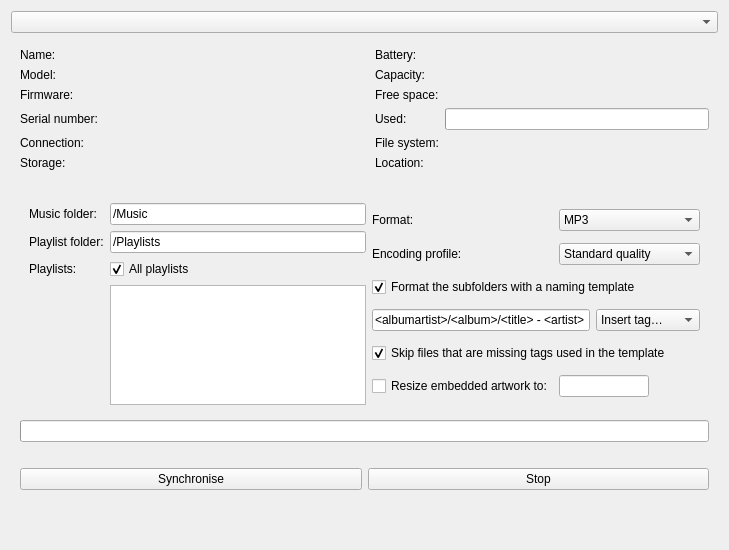
      <widget class="QWidget" name="devicesTab">
       <attribute name="icon">
        <iconset>
         <normalon>../assets/external_device.svg</normalon>
        </iconset>
       </attribute>
       <attribute name="title">
        <string>Devices</string>
       </attribute>
       <layout class="QVBoxLayout" name="devicesTabLayout">
        <item>
         <widget class="QComboBox" name="deviceCombo">
          <property name="placeholderText">
           <string>No devices connected</string>
          </property>
         </widget>
        </item>
        <item>
         <widget class="QWidget" name="deviceInfoPanel" native="true">
          <layout class="QGridLayout" name="deviceInfoForm" columnstretch="0,1,0,1">
           <item row="0" column="0">
            <widget class="QLabel" name="deviceInfoNameLabel">
             <property name="text">
              <string>Name:</string>
             </property>
            </widget>
           </item>
           <item row="0" column="1">
            <widget class="QLabel" name="deviceInfoName"/>
           </item>
           <item row="0" column="2">
            <widget class="QLabel" name="deviceInfoBatteryLabel">
             <property name="text">
              <string>Battery:</string>
             </property>
            </widget>
           </item>
           <item row="0" column="3">
            <widget class="QLabel" name="deviceInfoBattery"/>
           </item>
           <item row="1" column="0">
            <widget class="QLabel" name="deviceInfoModelLabel">
             <property name="text">
              <string>Model:</string>
             </property>
            </widget>
           </item>
           <item row="1" column="1">
            <widget class="QLabel" name="deviceInfoModel"/>
           </item>
           <item row="1" column="2">
            <widget class="QLabel" name="deviceInfoCapacityLabel">
             <property name="text">
              <string>Capacity:</string>
             </property>
            </widget>
           </item>
           <item row="1" column="3">
            <widget class="QLabel" name="deviceInfoCapacity"/>
           </item>
           <item row="2" column="0">
            <widget class="QLabel" name="deviceInfoFirmwareLabel">
             <property name="text">
              <string>Firmware:</string>
             </property>
            </widget>
           </item>
           <item row="2" column="1">
            <widget class="QLabel" name="deviceInfoFirmware"/>
           </item>
           <item row="2" column="2">
            <widget class="QLabel" name="deviceInfoFreeLabel">
             <property name="text">
              <string>Free space:</string>
             </property>
            </widget>
           </item>
           <item row="2" column="3">
            <widget class="QLabel" name="deviceInfoFree"/>
           </item>
           <item row="3" column="0">
            <widget class="QLabel" name="deviceInfoSerialLabel">
             <property name="text">
              <string>Serial number:</string>
             </property>
            </widget>
           </item>
           <item row="3" column="1">
            <widget class="QLabel" name="deviceInfoSerial"/>
           </item>
           <item row="3" column="2">
            <widget class="QLabel" name="deviceInfoSpaceLabel">
             <property name="text">
              <string>Used:</string>
             </property>
            </widget>
           </item>
           <item row="3" column="3">
            <widget class="QProgressBar" name="deviceSpaceBar"/>
           </item>
           <item row="4" column="0">
            <widget class="QLabel" name="deviceInfoConnectionLabel">
             <property name="text">
              <string>Connection:</string>
             </property>
            </widget>
           </item>
           <item row="4" column="1">
            <widget class="QLabel" name="deviceInfoConnection"/>
           </item>
           <item row="4" column="2">
            <widget class="QLabel" name="deviceInfoFileSystemLabel">
             <property name="text">
              <string>File system:</string>
             </property>
            </widget>
           </item>
           <item row="4" column="3">
            <widget class="QLabel" name="deviceInfoFileSystem"/>
           </item>
           <item row="5" column="0">
            <widget class="QLabel" name="deviceInfoStorageLabel">
             <property name="text">
              <string>Storage:</string>
             </property>
            </widget>
           </item>
           <item row="5" column="1">
            <widget class="QLabel" name="deviceInfoStorage"/>
           </item>
           <item row="5" column="2">
            <widget class="QLabel" name="deviceInfoLocationLabel">
             <property name="text">
              <string>Location:</string>
             </property>
            </widget>
           </item>
           <item row="5" column="3">
            <widget class="QLabel" name="deviceInfoLocation"/>
           </item>
          </layout>
         </widget>
        </item>
        <item>
         <widget class="QWidget" name="syncPanel" native="true">
          <layout class="QVBoxLayout" name="syncPanelLayout">
           <item>
            <widget class="QWidget" name="syncOptions" native="true">
             <layout class="QHBoxLayout" name="syncColumns">
              <item>
               <layout class="QGridLayout" name="syncLeftColumn">
                <item row="0" column="0">
                 <widget class="QLabel" name="syncMusicFolderLabel">
                  <property name="text">
                   <string>Music folder:</string>
                  </property>
                 </widget>
                </item>
                <item row="0" column="1">
                 <widget class="QLineEdit" name="syncMusicFolder">
                  <property name="text">
                   <string>/Music</string>
                  </property>
                 </widget>
                </item>
                <item row="1" column="0">
                 <widget class="QLabel" name="syncPlaylistFolderLabel">
                  <property name="text">
                   <string>Playlist folder:</string>
                  </property>
                 </widget>
                </item>
                <item row="1" column="1">
                 <widget class="QLineEdit" name="syncPlaylistFolder">
                  <property name="text">
                   <string>/Playlists</string>
                  </property>
                 </widget>
                </item>
                <item row="2" column="0">
                 <widget class="QLabel" name="syncPlaylistsLabel">
                  <property name="text">
                   <string>Playlists:</string>
                  </property>
                 </widget>
                </item>
                <item row="2" column="1">
                 <widget class="QCheckBox" name="syncAllPlaylists">
                  <property name="text">
                   <string>All playlists</string>
                  </property>
                  <property name="checked">
                   <bool>true</bool>
                  </property>
                 </widget>
                </item>
                <item row="3" column="1">
                 <widget class="QListWidget" name="syncPlaylistList">
                  <property name="maximumSize">
                   <size>
                    <width>16777215</width>
                    <height>120</height>
                   </size>
                  </property>
                 </widget>
                </item>
               </layout>
              </item>
              <item>
               <layout class="QGridLayout" name="syncRightColumn">
                <item row="0" column="0">
                 <widget class="QLabel" name="syncFormatLabel">
                  <property name="text">
                   <string>Format:</string>
                  </property>
                 </widget>
                </item>
                <item row="0" column="1">
                 <widget class="QComboBox" name="syncFormat">
                  <property name="currentIndex">
                   <number>1</number>
                  </property>
                  <item>
                   <property name="text">
                    <string>Keep original format</string>
                   </property>
                  </item>
                  <item>
                   <property name="text">
                    <string>MP3</string>
                   </property>
                  </item>
                  <item>
                   <property name="text">
                    <string>Ogg Vorbis</string>
                   </property>
                  </item>
                  <item>
                   <property name="text">
                    <string>Opus</string>
                   </property>
                  </item>
                  <item>
                   <property name="text">
                    <string>FLAC (lossless)</string>
                   </property>
                  </item>
                 </widget>
                </item>
                <item row="1" column="0">
                 <widget class="QLabel" name="syncProfileLabel">
                  <property name="text">
                   <string>Encoding profile:</string>
                  </property>
                 </widget>
                </item>
                <item row="1" column="1">
                 <widget class="QComboBox" name="syncProfile">
                  <property name="currentIndex">
                   <number>1</number>
                  </property>
                  <item>
                   <property name="text">
                    <string>Small file size</string>
                   </property>
                  </item>
                  <item>
                   <property name="text">
                    <string>Standard quality</string>
                   </property>
                  </item>
                  <item>
                   <property name="text">
                    <string>High quality</string>
                   </property>
                  </item>
                  <item>
                   <property name="text">
                    <string>Max quality</string>
                   </property>
                  </item>
                 </widget>
                </item>
                <item row="2" column="0" colspan="2">
                 <widget class="QCheckBox" name="syncFormatSubfolders">
                  <property name="text">
                   <string>Format the subfolders with a naming template</string>
                  </property>
                  <property name="checked">
                   <bool>true</bool>
                  </property>
                 </widget>
                </item>
                <item row="3" column="0" colspan="2">
                 <layout class="QHBoxLayout" name="syncTemplateRow">
                  <item>
                   <widget class="QLineEdit" name="syncTemplate">
                    <property name="text">
                     <string>&lt;albumartist&gt;/&lt;album&gt;/&lt;title&gt; - &lt;artist&gt;</string>
                    </property>
                   </widget>
                  </item>
                  <item>
                   <widget class="QComboBox" name="syncInsertTag">
                    <item>
                     <property name="text">
                      <string>Insert tag…</string>
                     </property>
                    </item>
                    <item>
                     <property name="text">
                      <string>&lt;title&gt;</string>
                     </property>
                    </item>
                    <item>
                     <property name="text">
                      <string>&lt;artist&gt;</string>
                     </property>
                    </item>
                    <item>
                     <property name="text">
                      <string>&lt;albumartist&gt;</string>
                     </property>
                    </item>
                    <item>
                     <property name="text">
                      <string>&lt;album&gt;</string>
                     </property>
                    </item>
                    <item>
                     <property name="text">
                      <string>&lt;trackno&gt;</string>
                     </property>
                    </item>
                    <item>
                     <property name="text">
                      <string>&lt;discno&gt;</string>
                     </property>
                    </item>
                    <item>
                     <property name="text">
                      <string>&lt;year&gt;</string>
                     </property>
                    </item>
                    <item>
                     <property name="text">
                      <string>&lt;genre&gt;</string>
                     </property>
                    </item>
                   </widget>
                  </item>
                 </layout>
                </item>
                <item row="4" column="0" colspan="2">
                 <widget class="QCheckBox" name="syncSkipMissing">
                  <property name="text">
                   <string>Skip files that are missing tags used in the template</string>
                  </property>
                  <property name="checked">
                   <bool>true</bool>
                  </property>
                 </widget>
                </item>
                <item row="5" column="0">
                 <widget class="QCheckBox" name="syncResizeArt">
                  <property name="text">
                   <string>Resize embedded artwork to:</string>
                  </property>
                 </widget>
                </item>
                <item row="5" column="1">
                 <widget class="QLineEdit" name="syncArtSize">
                  <property name="maximumSize">
                   <size>
                    <width>90</width>
                    <height>16777215</height>
                   </size>
                  </property>
                  <property name="toolTip">
                   <string>Type a number, or use the Up and Down keys</string>
                  </property>
                  <property name="suffix" stdset="0">
                   <string> px</string>
                  </property>
                  <property name="minimum" stdset="0">
                   <number>16</number>
                  </property>
                  <property name="maximum" stdset="0">
                   <number>4000</number>
                  </property>
                  <property name="value" stdset="0">
                   <number>200</number>
                  </property>
                 </widget>
                </item>
               </layout>
              </item>
             </layout>
            </widget>
           </item>
           <item>
            <widget class="QProgressBar" name="syncProgress">
             <property name="visible">
              <bool>false</bool>
             </property>
            </widget>
           </item>
           <item>
            <widget class="QLabel" name="syncStatus">
             <property name="wordWrap">
              <bool>true</bool>
             </property>
            </widget>
           </item>
           <item>
            <layout class="QHBoxLayout" name="syncButtonRow">
             <item>
              <widget class="QPushButton" name="syncButton">
               <property name="text">
                <string>Synchronise</string>
               </property>
              </widget>
             </item>
             <item>
              <widget class="QPushButton" name="syncStopButton">
               <property name="text">
                <string>Stop</string>
               </property>
              </widget>
             </item>
            </layout>
           </item>
          </layout>
         </widget>
        </item>
        <item>
         <spacer name="devicesTabSpacer">
          <property name="orientation">
           <enum>Qt::Orientation::Vertical</enum>
          </property>
          <property name="sizeHint" stdset="0">
           <size>
            <width>20</width>
            <height>40</height>
           </size>
          </property>
         </spacer>
        </item>
       </layout>
      </widget>
